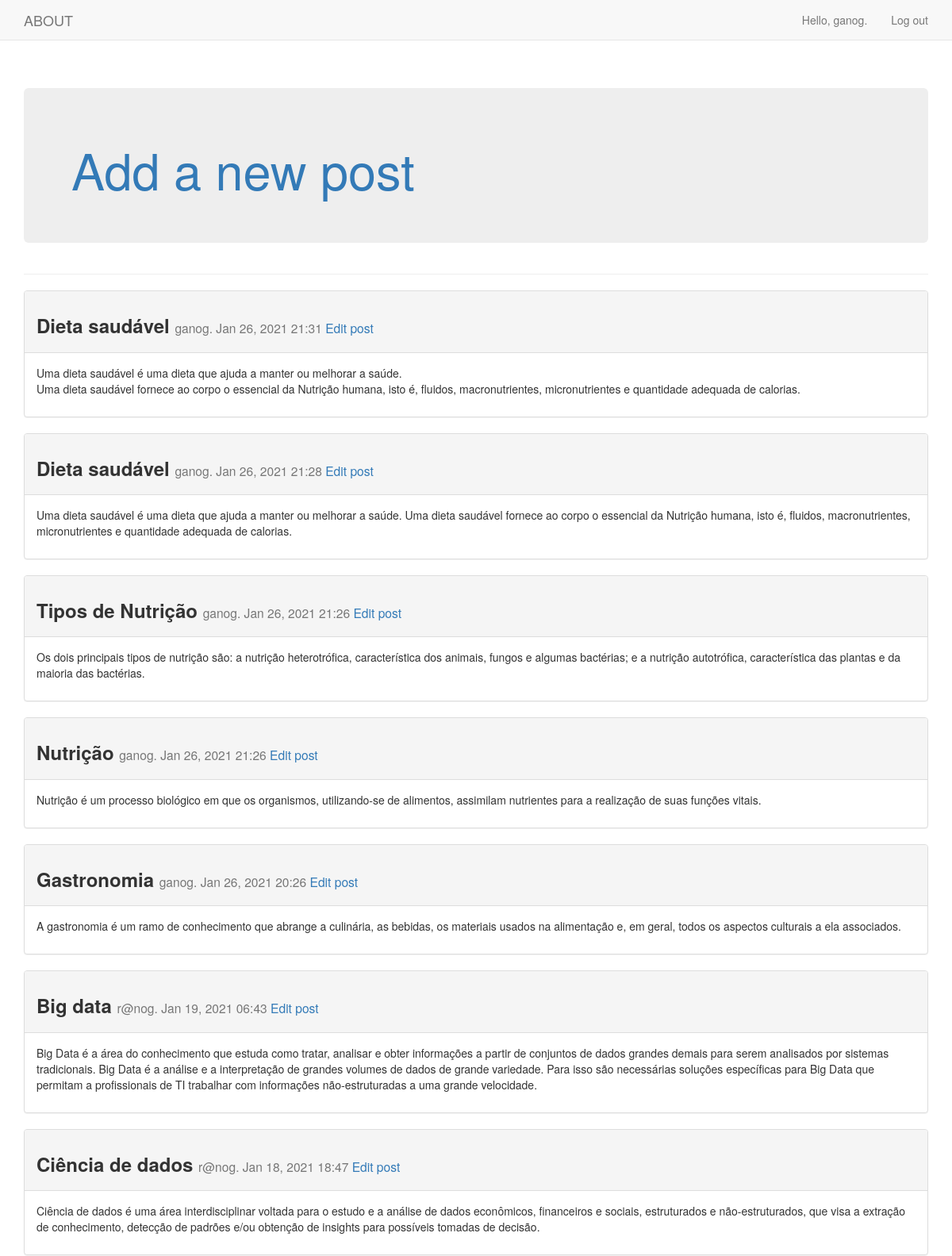
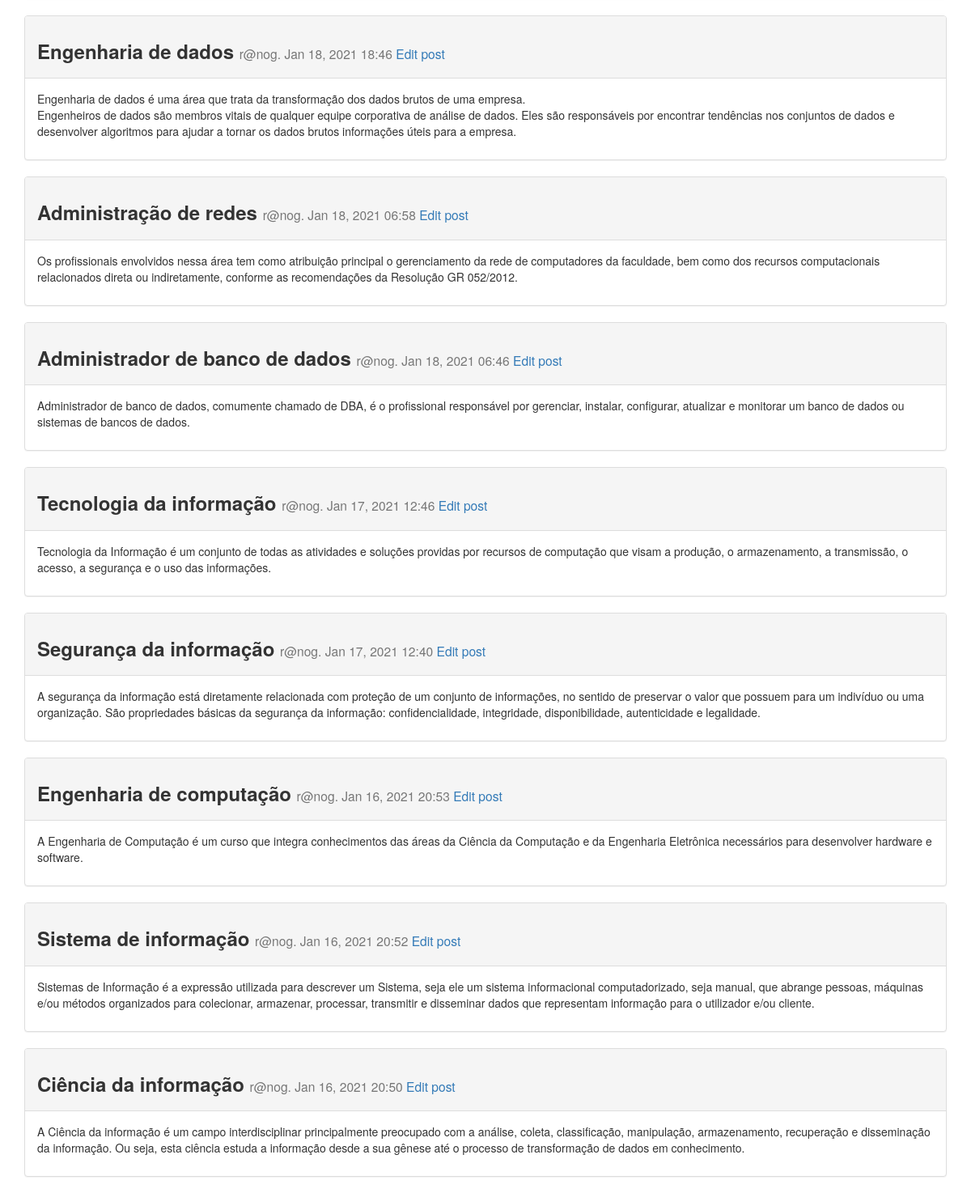
The page / (signed in) on the database its author committed (2 pictures, top to bottom).
### blogs/models.py (models this page shows)
class BlogPost(models.Model):
    title = models.CharField(max_length=200)
    text = models.TextField()
    date_added = models.DateTimeField(auto_now_add=True)
    owner = models.ForeignKey(User, on_delete=models.CASCADE)
    def __str__(self):
        if len(self.title) > 50:
            return self.title[:50] + "..."
        return self.title

### blogs/views.py (the view)
# urls.py: path('', views.index, name='index'),
def index(request):
    posts = BlogPost.objects.order_by('-date_added')
    context = {'posts': posts}
    return render(request, 'blogs/index.html', context)

### blogs/templates/blogs/index.html
{% extends "blogs/base.html" %}
{% block header %}
  <div class='jumbotron'><h1><a href="{% url 'new_post' %}">Add a new post</a></h1></div>
{% endblock header%}
{% block content %}
  {% for post in posts %}
    <div class="panel panel-default">
      <div class="panel-heading">
        <h3><b>{{ post }}</b>
          <small>
            {{ post.owner }}. {{ post.date_added|date:'M d, Y H:i'}}
            <a href="{% url 'edit_post' post.id %}">Edit post</a>
          </small>
        </h3>
      </div>
      <div class="panel-body">
        {{ post.text|linebreaks }}
      </div>
    </div>
    {% empty %}
      No posts have been added yet.
  {% endfor %}
{% endblock content %}

### blogs/templates/blogs/base.html (shortened to what this page needs)
{% load bootstrap3 %}
<!DOCTYPE html>
<html lang="en">
  <head>
    {% bootstrap_css %}
  </head>
  <body>
    <nav class="navbar navbar-default navbar-static-top">
      <div class="container">
        <div class="navbar-header">
          <a class="navbar-brand" href="{% url 'index' %}">ABOUT</a>
        </div>
        <div id="navbar" class="navbar-collapse collapse">
          <ul class="nav navbar-nav navbar-right">
            {% if user.is_authenticated %}
              <li><a>Hello, {{ user.username }}.</a></li>
              <li><a href="{% url 'logout' %}">Log out</a></li>
            {% else %}
              <li><a href="{% url 'register' %}">Register</a></li>
              <li><a href="{% url 'login' %}">Log in</a></li>
            {% endif %}
          </ul>
        </div>
      </div>
    </nav>
    <div class="container">
      <div class="page-header">
        {% block header %}
        {% endblock header %}
      </div>
    <div>
      {%  block content%}
      {% endblock content %}
    </div>
  </body>
</html>

### rows shown on the page
BlogPost: title "Dieta saudável", owner "ganog", date_added "Jan 26, 2021 21:31", text "Uma dieta saudável é uma dieta que ajuda a manter ou melhorar a saúde. Uma dieta saudável fornece ao corpo o essencial da Nutrição humana, isto é, fluidos, macronutrientes, micronutrientes e quantidade adequada de calorias."
BlogPost: title "Dieta saudável", owner "ganog", date_added "Jan 26, 2021 21:28", text "Uma dieta saudável é uma dieta que ajuda a manter ou melhorar a saúde. Uma dieta saudável fornece ao corpo o essencial da Nutrição humana, isto é, fluidos, macronutrientes, micronutrientes e quantidade adequada de calorias."
BlogPost: title "Tipos de Nutrição", owner "ganog", date_added "Jan 26, 2021 21:26", text "Os dois principais tipos de nutrição são: a nutrição heterotrófica, característica dos animais, fungos e algumas bactérias; e a nutrição autotrófica, característica das plantas e da maioria das bactérias."
BlogPost: title "Nutrição", owner "ganog", date_added "Jan 26, 2021 21:26", text "Nutrição é um processo biológico em que os organismos, utilizando-se de alimentos, assimilam nutrientes para a realização de suas funções vitais."
BlogPost: title "Gastronomia", owner "ganog", date_added "Jan 26, 2021 20:26", text "A gastronomia é um ramo de conhecimento que abrange a culinária, as bebidas, os materiais usados na alimentação e, em geral, todos os aspectos culturais a ela associados."
BlogPost: title "Big data", owner "r@nog", date_added "Jan 19, 2021 06:43", text "Big Data é a área do conhecimento que estuda como tratar, analisar e obter informações a partir de conjuntos de dados grandes demais para serem analisados por sistemas tradicionais. Big Data é a análise e a interpretação de grandes volumes de dados de grande variedade. Para isso são necessárias soluções específicas para Big Data que permitam a profissionais de TI trabalhar com informações não-estruturadas a uma grande velocidade."
BlogPost: title "Ciência de dados", owner "r@nog", date_added "Jan 18, 2021 18:47", text "Ciência de dados é uma área interdisciplinar voltada para o estudo e a análise de dados econômicos, financeiros e sociais, estruturados e não-estruturados, que visa a extração de conhecimento, detecção de padrões e/ou obtenção de insights para possíveis tomadas de decisão."
BlogPost: title "Engenharia de dados", owner "r@nog", date_added "Jan 18, 2021 18:46", text "Engenharia de dados é uma área que trata da transformação dos dados brutos de uma empresa. Engenheiros de dados são membros vitais de qualquer equipe corporativa de análise de dados. Eles são responsáveis ​​por encontrar tendências nos conjuntos de dados e desenvolver algoritmos para ajudar a tornar os dados brutos informações úteis para a empresa."
BlogPost: title "Administração de redes", owner "r@nog", date_added "Jan 18, 2021 06:58", text "Os profissionais envolvidos nessa área tem como atribuição principal o gerenciamento da rede de computadores da faculdade, bem como dos recursos computacionais relacionados direta ou indiretamente, conforme as recomendações da Resolução GR 052/2012."
BlogPost: title "Administrador de banco de dados", owner "r@nog", date_added "Jan 18, 2021 06:46", text "Administrador de banco de dados, comumente chamado de DBA, é o profissional responsável por gerenciar, instalar, configurar, atualizar e monitorar um banco de dados ou sistemas de bancos de dados."
BlogPost: title "Tecnologia da informação", owner "r@nog", date_added "Jan 17, 2021 12:46", text "Tecnologia da Informação é um conjunto de todas as atividades e soluções providas por recursos de computação que visam a produção, o armazenamento, a transmissão, o acesso, a segurança e o uso das informações."
BlogPost: title "Segurança da informação", owner "r@nog", date_added "Jan 17, 2021 12:40", text "A segurança da informação está diretamente relacionada com proteção de um conjunto de informações, no sentido de preservar o valor que possuem para um indivíduo ou uma organização. São propriedades básicas da segurança da informação: confidencialidade, integridade, disponibilidade, autenticidade e legalidade."
BlogPost: title "Engenharia de computação", owner "r@nog", date_added "Jan 16, 2021 20:53", text "A Engenharia de Computação é um curso que integra conhecimentos das áreas da Ciência da Computação e da Engenharia Eletrônica necessários para desenvolver hardware e software."
BlogPost: title "Sistema de informação", owner "r@nog", date_added "Jan 16, 2021 20:52", text "Sistemas de Informação é a expressão utilizada para descrever um Sistema, seja ele um sistema informacional computadorizado, seja manual, que abrange pessoas, máquinas e/ou métodos organizados para colecionar, armazenar, processar, transmitir e disseminar dados que representam informação para o utilizador e/ou cliente."
BlogPost: title "Ciência da informação", owner "r@nog", date_added "Jan 16, 2021 20:50", text "A Ciência da informação é um campo interdisciplinar principalmente preocupado com a análise, coleta, classificação, manipulação, armazenamento, recuperação e disseminação da informação. Ou seja, esta ciência estuda a informação desde a sua gênese até o processo de transformação de dados em conhecimento."

### other values the page prints
{{ user.username }} "ganog"
